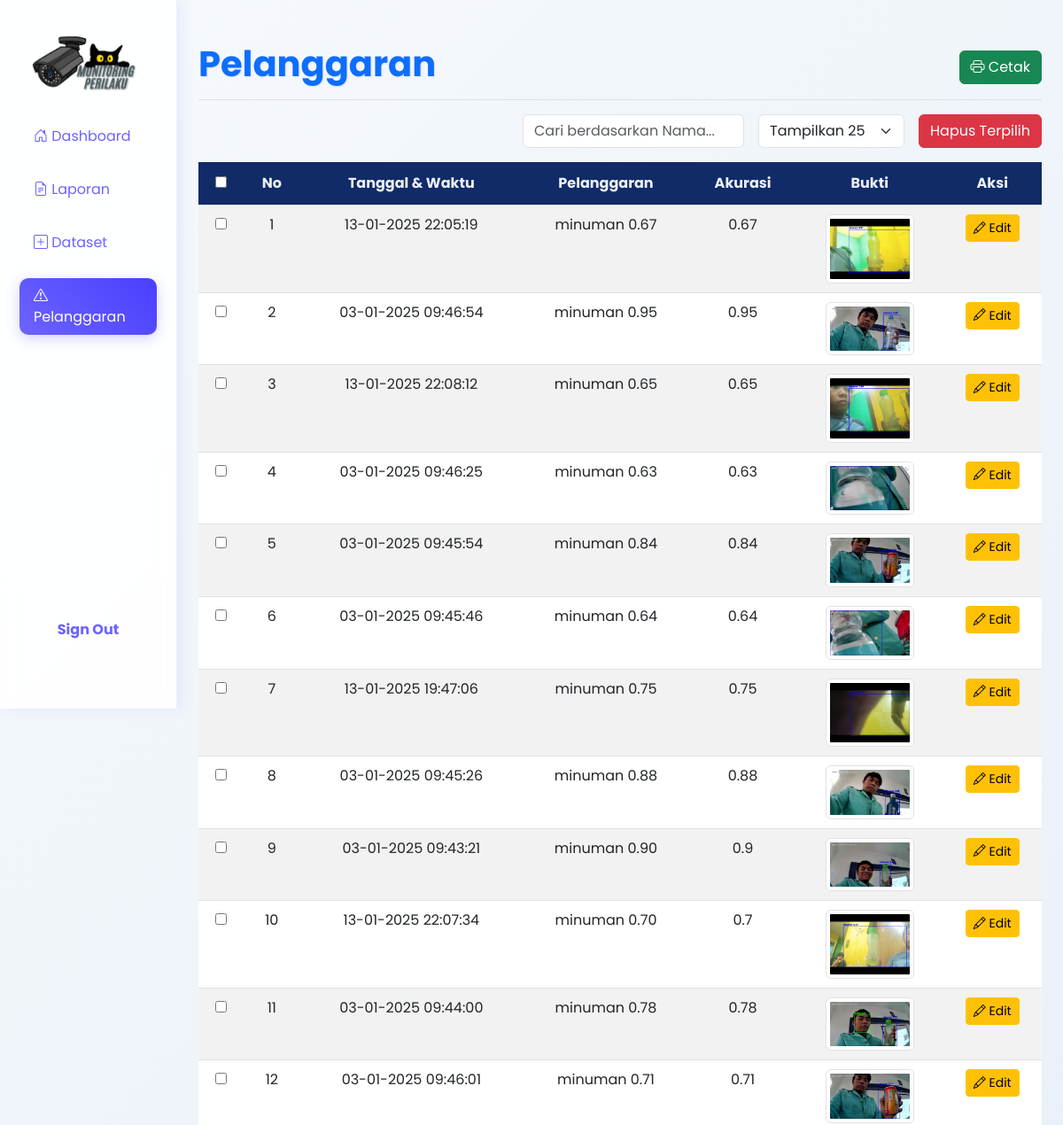
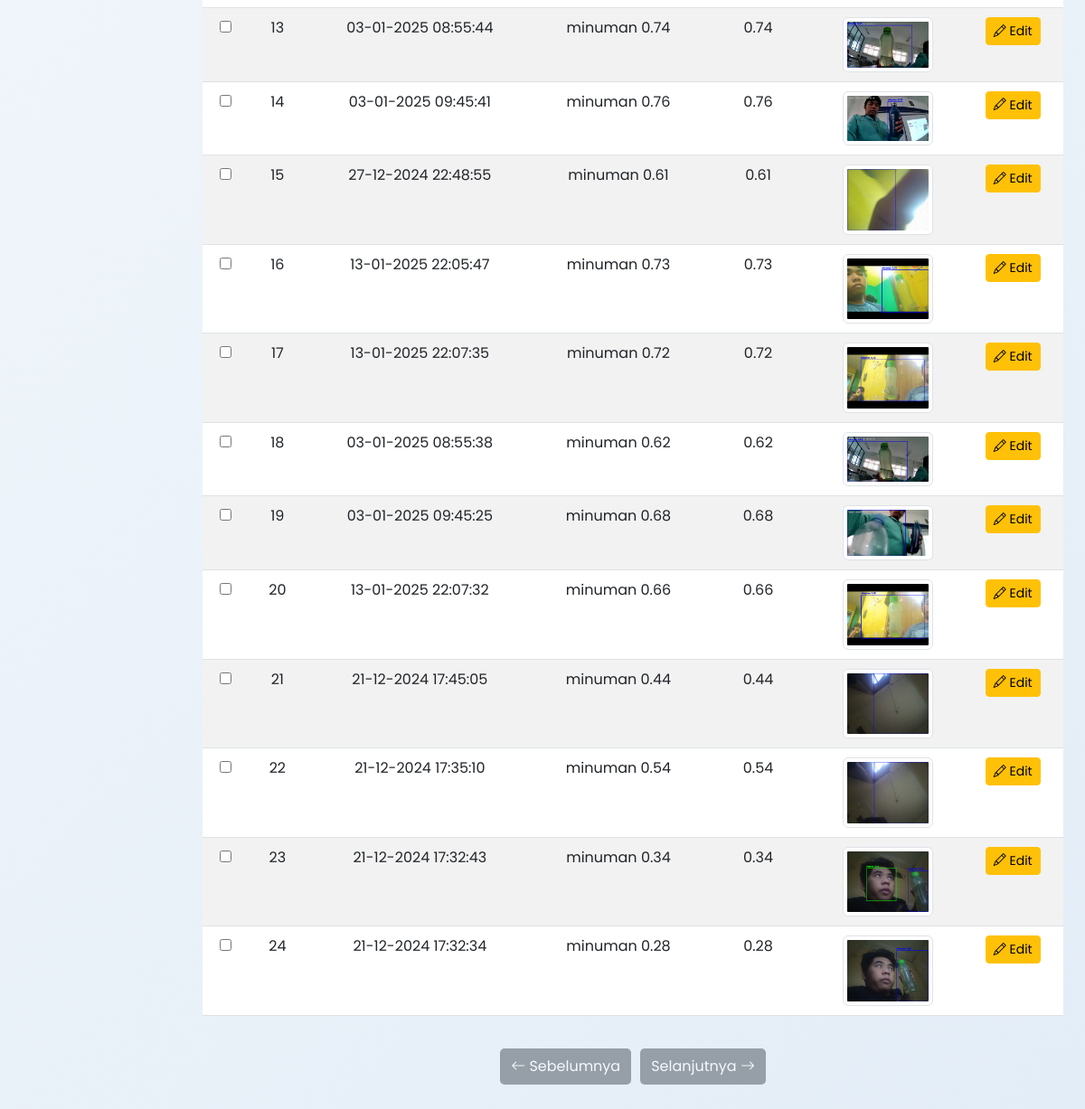
/pelanggaran, run on the app's committed database (2 pictures, top to bottom).
### app.py (models this page shows, shortened)
class DetectionLog(db.Model):
    id = db.Column(db.Integer, primary_key=True)
    timestamp = db.Column(db.DateTime, nullable=False, default=datetime.utcnow)
    label = db.Column(db.String(64), nullable=False)
    confidence = db.Column(db.Float, nullable=False)
    gender = db.Column(db.String(10), nullable=False)
    duration = db.Column(db.Float, nullable=False)
    completed = db.Column(db.Boolean, default=False)
    image_path = db.Column(db.String(200), nullable=True)

### app.py (the view)
@app.route('/pelanggaran')
def pelanggaran():
    pelanggarans = DetectionLog.query.filter(DetectionLog.label.like('%minuman%')).all()
    return render_template('pelanggaran.html', pelanggarans=pelanggarans)

### templates/pelanggaran.html (shortened to what this page needs)
<!DOCTYPE html>
<html lang="id">
<head>
    <link href="https://cdnjs.cloudflare.com/ajax/libs/bootstrap/5.3.0/css/bootstrap.min.css" rel="stylesheet">
    <link href="https://cdn.jsdelivr.net/npm/bootstrap-icons@1.8.1/font/bootstrap-icons.css" rel="stylesheet">
    <link rel="stylesheet" href="https://cdnjs.cloudflare.com/ajax/libs/animate.css/4.1.1/animate.min.css" />
</head>
<body>
    <div class="container-fluid">
        <div class="row h-100">
            <nav class="col-md-3 col-lg-2 sidebar animate__animated animate__slideInLeft">
                <div class="position-sticky pt-3">
                    <img src="{{ url_for('static', filename='logo2.png') }}" alt="Logo" class="animate__animated animate__fadeIn">
                    <ul class="nav flex-column">
                        <li class="nav-item animate__animated animate__fadeInLeft" style="animation-delay: 0.2s">
                            <a class="nav-link" href="{{ url_for('dashboard') }}">
                                <i class="bi bi-house-door"></i> Dashboard
                            </a>
                        </li>
                        <li class="nav-item animate__animated animate__fadeInLeft" style="animation-delay: 0.4s">
                            <a class="nav-link" href="{{ url_for('laporan') }}">
                                <i class="bi bi-file-earmark-text"></i> Laporan
                            </a>
                        </li>
                        <li class="nav-item animate__animated animate__fadeInLeft" style="animation-delay: 0.6s">
                            <a class="nav-link" href="{{ url_for('dataset') }}">
                                <i class="bi bi-plus-square"></i> Dataset
                            </a>
                        </li>
                        <li class="nav-item animate__animated animate__fadeInLeft" style="animation-delay: 0.8s">
                            <a class="nav-link active" href="#">
                                <i class="bi bi-exclamation-triangle"></i> Pelanggaran
                            </a>
                        </li>
                        <div class="mt-2">
                            <a href="{{ url_for('logout') }}"
                                class="btn btn-logout w-100 animate__animated animate__fadeInLeft fw-bold"
                                style="animation-delay: 1.2s;">Sign Out</a>
                        </div>
                    </ul>
                </div>
            </nav>
            <main class="col-md-9 ms-sm-auto col-lg-10 px-md-4 main-content">
                <div class="d-flex justify-content-between flex-wrap flex-md-nowrap align-items-center pt-3 pb-2 mb-3 border-bottom">
                    <h1 class="h2 text-primary fw-bold" style="font-size: 2.5rem; text-shadow: 1px 1px 2px rgba(0, 0, 0, 0.1);">
                        Pelanggaran
                    </h1>
                    <button class="btn btn-success" onclick="printTable()" title="Cetak Pelanggaran">
                        <i class="bi bi-printer"></i> Cetak
                    </button>
                </div>
                <div class="d-flex justify-content-end align-items-center mb-3" id="controls">
                    <input type="text" id="searchInput" class="form-control me-3" placeholder="Cari berdasarkan Nama..."
                        onkeyup="filterTable()" style="max-width: 250px;" aria-label="Search">
                    <select id="recordsPerPage" class="form-select me-3" style="max-width: 165px;"
                        onchange="updateDisplayCount()" aria-label="Records per page">
                        <option value="25">Tampilkan 25</option>
                    </select>
                    <button class="btn btn-danger" id="deleteButton" onclick="deleteSelected()">Hapus Terpilih</button>
                </div>
                <div class="table-responsive">
                    <table class="table table-striped" id="dataTable">
                        <thead>
                            <tr>
                                <th><input type="checkbox" id="selectAll" onclick="toggleSelectAll(this)"></th>
                                <th>No</th>
                                <th>Tanggal & Waktu</th>
                                <th>Pelanggaran</th>
                                <th>Akurasi</th>
                                <th>Bukti</th>
                                <th class="action-icons">Aksi</th>
                            </tr>
                        </thead>
                        <tbody id="tableBody">
                            {% for pelanggaran in pelanggarans | reverse %}
                            <tr class="animate__animated animate__fadeIn" style="animation-delay: 0.2s;">
                                <td><input type="checkbox" class="recordCheckbox" value="{{ pelanggaran.id }}"></td>
                                <td class="row-number">{{ loop.index }}</td>
                                <td>{{ pelanggaran.timestamp.strftime('%d-%m-%Y %H:%M:%S') }}</td>
                                <td>{{ pelanggaran.label }}</td>
                                <td>{{ pelanggaran.confidence | round(2) }}</td>
                                <td>
                                    {% if pelanggaran.image_path %}
                                    <img src="{{ url_for('static', filename=pelanggaran.image_path) }}" alt="Image"
                                        class="img-thumbnail" onclick="showImage(this)" aria-label="View Image">
                                    {% else %}
                                    No Image
                                    {% endif %}
                                </td>
                                <td class="action-icons">
                                    <div class="action-buttons">
                                        <button class="btn btn-warning btn-sm" data-bs-toggle="modal"
                                            data-bs-target="#editLogModal" data-id="{{ pelanggaran.id }}"
                                            data-label="{{ pelanggaran.label }}"
                                            data-confidence="{{ pelanggaran.confidence | round(2) }}"
                                            data-gender="{% if pelanggaran.gender == 'Male' %}Laki-laki{% elif pelanggaran.gender == 'Female' %}Perempuan{% else %}Tidak ada{% endif %}"
                                            data-duration="{{ pelanggaran.duration | round(0) }}"
                                            data-image="{{ pelanggaran.image_path }}">
                                            <i class="bi bi-pencil"></i> Edit
                                        </button>
                                    </div>
                                </td>
                            </tr>
                            {% endfor %}
                        </tbody>
                    </table>
                </div>
                <div class="d-flex justify-content-center pagination-buttons">
                    <button class="btn btn-secondary" id="prevPage" onclick="changePage(-1)" title="Sebelumnya" {% if currentPage==1 %}disabled{% endif %}>
                        <i class="bi bi-arrow-left"></i> Sebelumnya
                    </button>
                    <button class="btn btn-secondary" id="nextPage" onclick="changePage(1)" title="Selanjutnya">
                        Selanjutnya <i class="bi bi-arrow-right"></i>
                    </button>
                </div>
            </main>
        </div>
    </div>
</body>
</html>

### templates/pelanggaran.html (style rules this page uses)
* { margin: 0; padding: 0; box-sizing: border-box; font-family: 'Poppins', sans-serif; }
body { background: linear-gradient(135deg, #f6f9fc 0%, #e3edf7 100%); color: #2c3e50; min-height: 100vh; overflow-x: hidden; }
.sidebar { height: 100vh; background: rgba(255, 255, 255, 0.9); backdrop-filter: blur(10px); border-right: 1px solid rgba(108, 99, 255, 0.1); transition: all 0.5s cubic-bezier(0.4, 0, 0.2, 1); position: fixed; z-index: 1000; box-shadow: 5px 0 15px rgba(108, 99, 255, 0.1); }
.sidebar img { width: 80%; display: block; margin: 20px auto; transition: transform 0.5s ease; }
.nav-link { color: #6c63ff; margin: 10px; border-radius: 10px; transition: all 0.3s ease; position: relative; overflow: hidden; }
.nav-link::before { content: ''; position: absolute; top: 0; left: -100%; width: 100%; height: 100%; background: linear-gradient(90deg, transparent, rgba(108, 99, 255, 0.1), transparent); transition: 0.5s; }
.nav-link.active { background: linear-gradient(45deg, #6c63ff, #4a3fff); color: #fff; box-shadow: 0 4px 15px rgba(108, 99, 255, 0.3); }
.main-content { margin-left: 16.66667%; padding: 2rem; }
.table { width: 100%; table-layout: auto; margin-bottom: 1rem; }
.table th { background-color: #112b68; color: #ebf0f7; text-align: center; padding: 12px; }
.table td { text-align: center; padding: 10px; }
.table-striped tbody tr:nth-of-type(odd) { background-color: rgba(108, 99, 255, 0.1); }
.pagination-buttons { margin: 20px 0; text-align: center; }
.pagination-buttons button { margin: 0 5px; background-color: #112b68; color: #ebf0f7; border: none; padding: 8px 12px; border-radius: 5px; cursor: pointer; transition: background-color 0.3s; }
.img-thumbnail { width: 100px; height: auto; cursor: pointer; }
.btn-logout { background-color: transparent; color: #6c63ff; border: 2px solid transparent; position: relative; overflow: hidden; transition: color 0.3s ease; margin-top: 295px; }
.btn-logout::before { content: ''; position: absolute; top: 0; left: -100%; width: 100%; height: 100%; background: rgba(108, 99, 255, 0.3); transition: left 0.5s; }

### data on the page
DetectionLog: timestamp "13-01-2025 22:05:19", label "minuman 0.67", confidence "0.67", image_path (picture)
DetectionLog: timestamp "03-01-2025 09:46:54", label "minuman 0.95", confidence "0.95", image_path (picture)
DetectionLog: timestamp "13-01-2025 22:08:12", label "minuman 0.65", confidence "0.65", image_path (picture)
DetectionLog: timestamp "03-01-2025 09:46:25", label "minuman 0.63", confidence "0.63", image_path (picture)
DetectionLog: timestamp "03-01-2025 09:45:54", label "minuman 0.84", confidence "0.84", image_path (picture)
DetectionLog: timestamp "03-01-2025 09:45:46", label "minuman 0.64", confidence "0.64", image_path (picture)
DetectionLog: timestamp "13-01-2025 19:47:06", label "minuman 0.75", confidence "0.75", image_path (picture)
DetectionLog: timestamp "03-01-2025 09:45:26", label "minuman 0.88", confidence "0.88", image_path (picture)
DetectionLog: timestamp "03-01-2025 09:43:21", label "minuman 0.90", confidence "0.9", image_path (picture)
DetectionLog: timestamp "13-01-2025 22:07:34", label "minuman 0.70", confidence "0.7", image_path (picture)
DetectionLog: timestamp "03-01-2025 09:44:00", label "minuman 0.78", confidence "0.78", image_path (picture)
DetectionLog: timestamp "03-01-2025 09:46:01", label "minuman 0.71", confidence "0.71", image_path (picture)
DetectionLog: timestamp "03-01-2025 08:55:44", label "minuman 0.74", confidence "0.74", image_path (picture)
DetectionLog: timestamp "03-01-2025 09:45:41", label "minuman 0.76", confidence "0.76", image_path (picture)
DetectionLog: timestamp "27-12-2024 22:48:55", label "minuman 0.61", confidence "0.61", image_path (picture)
DetectionLog: timestamp "13-01-2025 22:05:47", label "minuman 0.73", confidence "0.73", image_path (picture)
DetectionLog: timestamp "13-01-2025 22:07:35", label "minuman 0.72", confidence "0.72", image_path (picture)
DetectionLog: timestamp "03-01-2025 08:55:38", label "minuman 0.62", confidence "0.62", image_path (picture)
DetectionLog: timestamp "03-01-2025 09:45:25", label "minuman 0.68", confidence "0.68", image_path (picture)
DetectionLog: timestamp "13-01-2025 22:07:32", label "minuman 0.66", confidence "0.66", image_path (picture)
DetectionLog: timestamp "21-12-2024 17:45:05", label "minuman 0.44", confidence "0.44", image_path (picture)
DetectionLog: timestamp "21-12-2024 17:35:10", label "minuman 0.54", confidence "0.54", image_path (picture)
DetectionLog: timestamp "21-12-2024 17:32:43", label "minuman 0.34", confidence "0.34", image_path (picture)
DetectionLog: timestamp "21-12-2024 17:32:34", label "minuman 0.28", confidence "0.28", image_path (picture)
